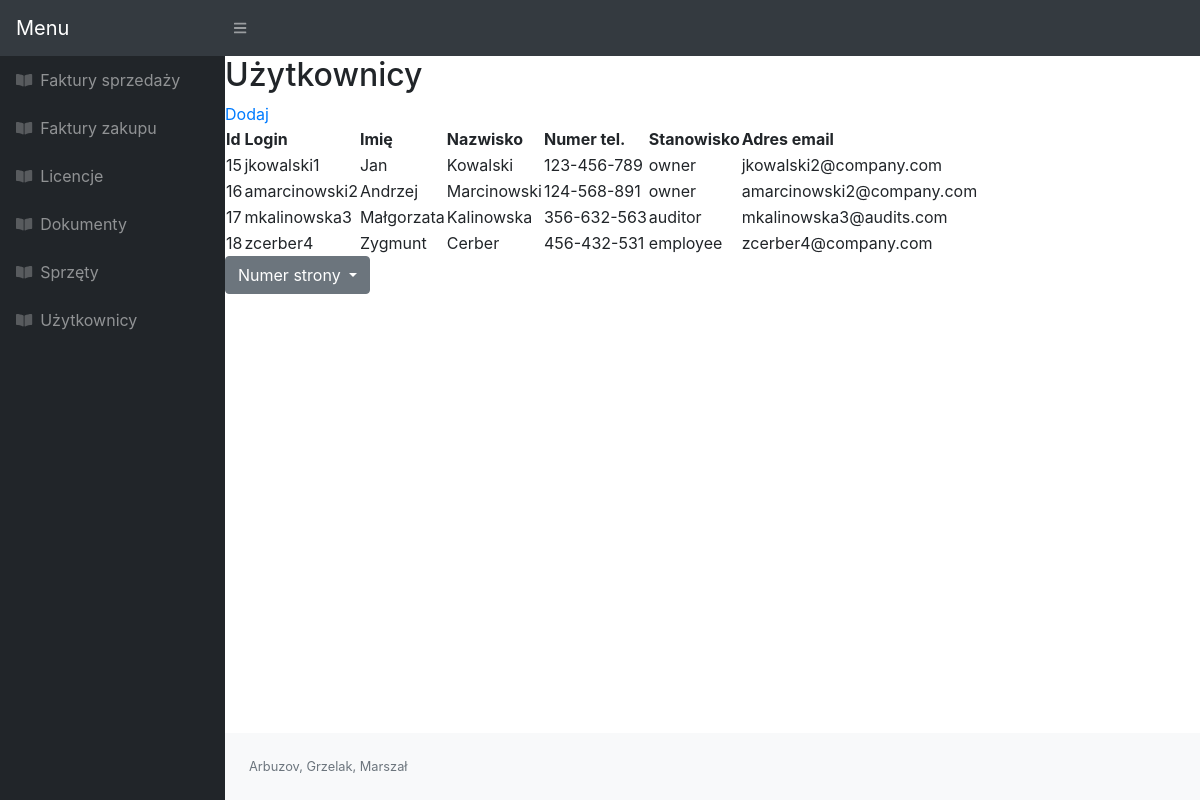
Page /index.php/usersList on the committed database.
### tables this page shows
CREATE TABLE `users` (
  `id` int(11) NOT NULL AUTO_INCREMENT,
  `login` varchar(128) NOT NULL,
  `firstName` varchar(128) NOT NULL,
  `surname` varchar(128) NOT NULL,
  `password` varchar(128) NOT NULL,
  `phoneNumber` varchar(128) DEFAULT NULL,
  `role` varchar(128) DEFAULT NULL,
  `email` varchar(128) DEFAULT NULL,
  PRIMARY KEY (`id`)
);

### index.php (called while the page is built, shortened)
<?php
require_once __DIR__ . '/src/autoload.php';
$uri = parse_url($_SERVER['REQUEST_URI'], PHP_URL_PATH);
bootstrapHead();
if ('/krokiety/index.php' === $uri) {
    displayMenu("");
} elseif ('/krokiety/index.php/document' === $uri) {
    require __DIR__ . '/src/pages/document/document.php';
} elseif ('/krokiety/index.php/equipment' === $uri) {
    require __DIR__ . '/src/pages/equipment/equipment.php';
} elseif ('/krokiety/index.php/licence' === $uri) {
    require __DIR__ . '/src/pages/licence/licence.php';
} elseif ('/krokiety/index.php/buy-invoice' === $uri) {
    require __DIR__ . '/src/pages/buy-invoice/buy-invoice.php';
} elseif ('/krokiety/index.php/sell-invoice' === $uri) {
    require __DIR__ . '/src/pages/sell-invoice/sell-invoice.php';
} elseif ('/krokiety/index.php/usersList' === $uri) {
    require __DIR__ . '/src/pages/user/usersList.php';
} elseif ('/krokiety/index.php/add-buy-invoice' === $uri) {
    require __DIR__ . '/src/pages/buy-invoice/add-buy-invoice.php';
} elseif ('/krokiety/index.php/add-document' === $uri) {
    require __DIR__ . '/src/pages/document/add-document.php';
} elseif ('/krokiety/index.php/add-equipment' === $uri) {
    require __DIR__ . '/src/pages/equipment/add-equipment.php';
} elseif ('/krokiety/index.php/add-licence' === $uri) {
    require __DIR__ . '/src/pages/licence/add-licence.php';
} elseif ('/krokiety/index.php/add-sell-invoice' === $uri) {
    require __DIR__ . '/src/pages/sell-invoice/add-sell-invoice.php';
} elseif ('/krokiety/index.php/add-user' === $uri) {
    require __DIR__ . '/src/pages/user/add-user.php';
} elseif ('/krokiety/index.php/sell-invoice-details' === $uri) {
    require __DIR__ . '/src/pages/sell-invoice/sell-invoice-details.php';
} elseif ('/krokiety/index.php/buy-invoice-details' === $uri) {
    require __DIR__ . '/src/pages/buy-invoice/buy-invoice-details.php';
} elseif ('/krokiety/index.php/document-details' === $uri) {
    require __DIR__ . '/src/pages/document/document-details.php';
}
bootstrapFoot();
?>

### src/pages/user/usersList.php (called while the page is built, shortened)
<?php
require_once __DIR__ . '/../../autoload.php';
$usersList=[];
try{
    $stmt= $dbh->prepare("SELECT * FROM users ORDER BY id ASC");
    $stmt->execute();
    $users = $stmt->fetchAll();
    foreach ($users as $u) {
        $user = new User();
        $user->setId($u['id']);
        $user->setLogin($u['login']);
        $user->setFirstName($u['firstName']);
        $user->setSurname($u['surname']);
        $user->setPhoneNumber($u['phoneNumber']);
        $user->setRole($u['role']);
        $user->setEmail($u['email']);
        array_push($usersList,$user);
    }
}
catch(Exception $e){
    throw new Exception($e->getMessage());
}
displayMenu(new BaseListPage(new UserListComponent($usersList),
    null,
    "Użytkownicy",
    new PaginatorComponent(sizeof($usersList)),
    '/krokiety/index.php/add-user'));
?>

### src/pages/user/User.php (called while the page is built, shortened)
<?php
class User
{
    private $id;
    private $login;
    private $firstName;
    private $surname;
    private $phoneNumber;
    private $role;
    private $email;
    public function getId()
    {
        return $this->id;
    }
    public function setId($id)
    {
        $this->id = $id;
    }
    public function getLogin()
    {
        return $this->login;
    }
    public function setLogin($login)
    {
        $this->login = $login;
    }
    public function getFirstName()
    {
        return $this->firstName;
    }
    public function setFirstName($firstName)
    {
        $this->firstName = $firstName;
    }
    public function getSurname()
    {
        return $this->surname;
    }
    public function setSurname($surname)
    {
        $this->surname = $surname;
    }
    public function getPhoneNumber()
    {
        return $this->phoneNumber;
    }
    public function setPhoneNumber($phoneNumber)
    {
        $this->phoneNumber = $phoneNumber;
    }
    public function getRole()
    {
        return $this->role;
    }
    public function setRole($role)
    {
        $this->role = $role;
    }
    public function getEmail()
    {
        return $this->email;
    }
    public function setEmail($email)
    {
        $this->email = $email;
    }
}

### src/pages/user/UserListComponent.php (the view, shortened to what this page needs)
<?php
class UserListComponent implements Component
{
    protected $values;
    public function __construct($values)
    {
        $this->values = $values;
    }
    public function __toString()
    {
        ?>
        <table>
            <thead>
            <tr>
                <th> Id</th>
                <th> Login</th>
                <th> Imię</th>
                <th> Nazwisko</th>
                <th> Numer tel.</th>
                <th> Stanowisko</th>
                <th> Adres email</th>
            </tr>
            </thead>
            <tbody>
            <?php foreach ($this->values as $user): ?>
                <tr>
                    <td> <?= $user->getId() ?> </td>
                    <td> <?= $user->getLogin() ?> </td>
                    <td> <?= $user->getFirstName() ?> </td>
                    <td> <?= $user->getSurname() ?> </td>
                    <td> <?= $user->getPhoneNumber() ?> </td>
                    <td> <?= $user->getRole() ?> </td>
                    <td> <?= $user->getEmail() ?> </td>
                </tr>
            <?php endforeach; ?>
            </tbody>
        </table>
        <?php
        return ob_get_clean();
    }
}

### bootstrap/use-bootstrap.php (shortened to what this page needs)
<?php
function bootstrapHead()
{
    ?>
    <!DOCTYPE html>
    <html lang="en">
    <head>
        <link href="../bootstrap/styles.css" rel="stylesheet" />
        <link href="https://cdn.datatables.net/1.10.20/css/dataTables.bootstrap4.min.css" rel="stylesheet" />
    </head>
    <body class="sb-nav-fixed">
    <?php
}
function bootstrapFoot()
{
    ?>
    </body>
    </html>
    <?php
}

### src/components/menu.php (shortened to what this page needs)
<?php
function displayMenu($page)
{
    ?>
    <nav class="sb-topnav navbar navbar-expand navbar-dark bg-dark">
        <a class="navbar-brand" href="index.html">Menu</a>
        <button class="btn btn-link btn-sm order-1 order-lg-0" id="sidebarToggle" href="#"><i class="fas fa-bars"></i></button>
    </nav>
    <div id="layoutSidenav">
        <div id="layoutSidenav_nav">
            <nav class="sb-sidenav accordion sb-sidenav-dark" id="sidenavAccordion">
                <div class="sb-sidenav-menu">
                    <div class="nav">
                        <a class="nav-link" href='/krokiety/index.php/sell-invoice'>
                            <div class="sb-nav-link-icon"><i class="fas fa-book-open"></i></div>
                            Faktury sprzedaży
                        </a>
                        <a class="nav-link" href='/krokiety/index.php/buy-invoice'>
                            <div class="sb-nav-link-icon"><i class="fas fa-book-open"></i></div>
                            Faktury zakupu
                        </a>
                        <a class="nav-link" href='/krokiety/index.php/licence'>
                            <div class="sb-nav-link-icon"><i class="fas fa-book-open"></i></div>
                            Licencje
                        </a>
                        <a class="nav-link" href='/krokiety/index.php/document'>
                            <div class="sb-nav-link-icon"><i class="fas fa-book-open"></i></div>
                            Dokumenty
                        </a>
                        <a class="nav-link" href='/krokiety/index.php/equipment'>
                            <div class="sb-nav-link-icon"><i class="fas fa-book-open"></i></div>
                            Sprzęty
                        </a>
                        <a class="nav-link" href='/krokiety/index.php/usersList'>
                            <div class="sb-nav-link-icon"><i class="fas fa-book-open"></i></div>
                            Użytkownicy
                        </a>
                    </div>
                </div>
            </nav>
        </div>
        <div id="layoutSidenav_content">
            <main>
                <?= $page ?>
            </main>
            <footer class="py-4 bg-light mt-auto">
                <div class="container-fluid">
                    <div class="d-flex align-items-center justify-content-between small">
                        <div class="text-muted">Arbuzov, Grzelak, Marszał</div>
                    </div>
                </div>
            </footer>
        </div>
    </div>
    <?php
}
?>

### src/components/list-page/BaseListPage.php (shortened to what this page needs)
<?php
class BaseListPage implements Component
{
    protected $addButtonHref;
    protected $list;
    protected $paginator;
    protected $title;
    public function __construct($list, $searchForm, $title, $paginator, $addButtonHref)
    {
        $this->list = $list;
        $this->title = $title;
        $this->paginator = $paginator;
        $this->addButtonHref = $addButtonHref;
    }
    public function __toString()
    {
        ?>
        <h2> <?= $this->title ?></h2>
        <a href='<?= $this->addButtonHref ?>'> Dodaj</a>
        <?= $this->list ?>
        <?= $this->paginator ?>
        <?php
        return ob_get_clean();
    }
}

### src/components/PaginatorComponent.php (shortened to what this page needs)
<?php
class PaginatorComponent implements Component
{
    protected $totalCount;
    protected $pageSize = 10;
    public function __construct($totalCount)
    {
        $this->totalCount = $totalCount;
    }
    public function __toString()
    {
        $pages = ceil($this->totalCount / $this->pageSize);
        $uri = parse_url($_SERVER['REQUEST_URI'], PHP_URL_PATH);
        ?>
        <div class='dropdown'>
            <button class='btn btn-secondary dropdown-toggle' type='button' id='dropdownMenuButton'
                    data-toggle='dropdown'
                    aria-haspopup='true' aria-expanded='false'>
                Numer strony
            </button>
                <?php for ($i = 1; $i <= $pages; $i++): ?>
                    <a class='dropdown-item' href='<?= $uri ?>?numerStrony=<?= $i-1 ?>'> <?= $i ?></a>
                <?php endfor; ?>
        </div>
        <?php
        return ob_get_clean();
    }
}

### rows in the picture
users: id "15", login "jkowalski1", firstName "Jan", surname "Kowalski", phoneNumber "123-456-789", role "owner", email "jkowalski2@company.com"
users: id "16", login "amarcinowski2", firstName "Andrzej", surname "Marcinowski", phoneNumber "124-568-891", role "owner", email "amarcinowski2@company.com"
users: id "17", login "mkalinowska3", firstName "Małgorzata", surname "Kalinowska", phoneNumber "356-632-563", role "auditor", email "mkalinowska3@audits.com"
users: id "18", login "zcerber4", firstName "Zygmunt", surname "Cerber", phoneNumber "456-432-531", role "employee", email "zcerber4@company.com"

### other values in the picture
$this->title "Użytkownicy"
